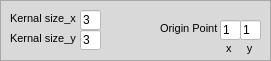
     <widget class="QFrame" name="frame_17">
      <property name="geometry">
       <rect>
        <x>10</x>
        <y>150</y>
        <width>271</width>
        <height>61</height>
       </rect>
      </property>
      <property name="styleSheet">
       <string notr="true">background-color: rgb(217, 217, 217);
border-color: rgb(124, 124, 124);
</string>
      </property>
      <property name="frameShape">
       <enum>QFrame::StyledPanel</enum>
      </property>
      <property name="frameShadow">
       <enum>QFrame::Raised</enum>
      </property>
      <widget class="QLabel" name="label_threshold_12">
       <property name="geometry">
        <rect>
         <x>10</x>
         <y>10</y>
         <width>71</width>
         <height>16</height>
        </rect>
       </property>
       <property name="font">
        <font>
         <family>Arial</family>
         <pointsize>8</pointsize>
        </font>
       </property>
       <property name="text">
        <string>Kernal size_x</string>
       </property>
      </widget>
      <widget class="QLabel" name="label_threshold_13">
       <property name="geometry">
        <rect>
         <x>160</x>
         <y>20</y>
         <width>61</width>
         <height>16</height>
        </rect>
       </property>
       <property name="font">
        <font>
         <family>Arial</family>
         <pointsize>8</pointsize>
        </font>
       </property>
       <property name="text">
        <string>Origin Point</string>
       </property>
      </widget>
      <widget class="QLineEdit" name="lineEdit_originx_gray">
       <property name="geometry">
        <rect>
         <x>220</x>
         <y>20</y>
         <width>21</width>
         <height>20</height>
        </rect>
       </property>
       <property name="styleSheet">
        <string notr="true">background-color: rgb(255, 255, 255);</string>
       </property>
       <property name="text">
        <string>1</string>
       </property>
      </widget>
      <widget class="QLineEdit" name="lineEdit_originy_gray">
       <property name="geometry">
        <rect>
         <x>240</x>
         <y>20</y>
         <width>21</width>
         <height>20</height>
        </rect>
       </property>
       <property name="styleSheet">
        <string notr="true">background-color: rgb(255, 255, 255);</string>
       </property>
       <property name="text">
        <string>1</string>
       </property>
      </widget>
      <widget class="QLabel" name="label_threshold_14">
       <property name="geometry">
        <rect>
         <x>220</x>
         <y>40</y>
         <width>41</width>
         <height>16</height>
        </rect>
       </property>
       <property name="font">
        <font>
         <family>Arial</family>
         <pointsize>8</pointsize>
        </font>
       </property>
       <property name="text">
        <string>  x     y</string>
       </property>
      </widget>
      <widget class="QLabel" name="label_threshold_15">
       <property name="geometry">
        <rect>
         <x>10</x>
         <y>30</y>
         <width>71</width>
         <height>16</height>
        </rect>
       </property>
       <property name="font">
        <font>
         <family>Arial</family>
         <pointsize>8</pointsize>
        </font>
       </property>
       <property name="text">
        <string>Kernal size_y</string>
       </property>
      </widget>
      <widget class="QLineEdit" name="lineEdit_sizex_gray">
       <property name="geometry">
        <rect>
         <x>80</x>
         <y>10</y>
         <width>21</width>
         <height>20</height>
        </rect>
       </property>
       <property name="styleSheet">
        <string notr="true">background-color: rgb(255, 255, 255);</string>
       </property>
       <property name="text">
        <string>3</string>
       </property>
      </widget>
      <widget class="QLineEdit" name="lineEdit_sizey_gray">
       <property name="geometry">
        <rect>
         <x>80</x>
         <y>30</y>
         <width>21</width>
         <height>20</height>
        </rect>
       </property>
       <property name="styleSheet">
        <string notr="true">background-color: rgb(255, 255, 255);</string>
       </property>
       <property name="text">
        <string>3</string>
       </property>
      </widget>
     </widget>
